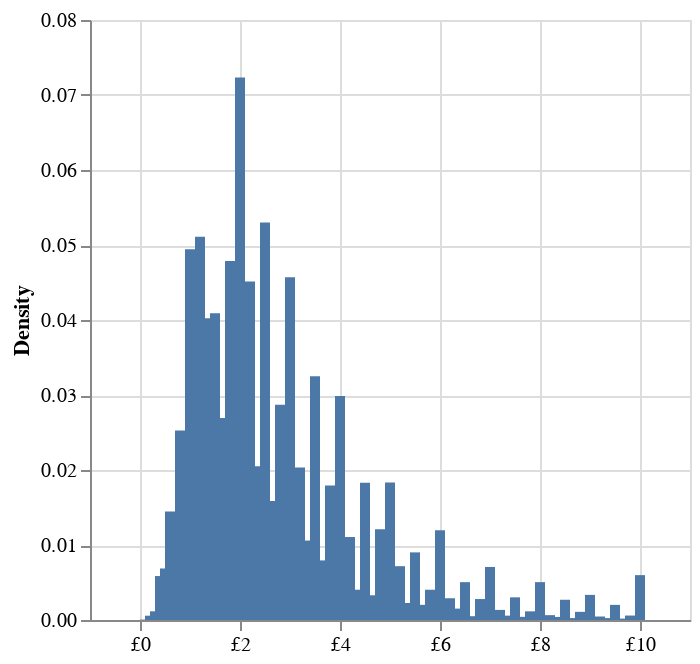

The code cell stored with this chart in its notebook:
### Markdown cell above
Can we display this more intuitively? Let's make a histogram.

Let's show prices in 10p bins from £0-10

### Code cell
# Create a copy of the original DataFrame
hist_df = prices_df.copy()

# Round the 'price' column to 1 decimal place to group prices into rounded intervals
hist_df['rounded_price'] = hist_df['price'].round(1)

# Group by the rounded prices and count the occurrences of each rounded price
hist_df = hist_df.groupby('rounded_price').agg({'price': 'count'}).reset_index()

# Filter out rows where the rounded price is greater than 10
hist_df = hist_df.query("rounded_price <= 10")

# Rename the columns for clarity: 'rounded_price' to 'price', and the count to 'density'
hist_df.columns = ['price', 'density']

# Normalize the density values to calculate the relative frequency (density)
hist_df['density'] = hist_df['density'] / hist_df['density'].sum()

# Create a histogram using Altair
histogram = alt.Chart(hist_df).mark_bar(
    width=5
).encode(
    x=alt.X('price:Q',  title='', axis={"labelExpr": "'£'+datum.value"}),  # Bin the 'price' values into 20 bins
    y=alt.Y('density:Q', title='Density'),  # Plot the normalized density on the y-axis,
    tooltip=['price', 'density']  # Show the 'price' and 'density' values on hover
)

# Display the histogram
histogram

### Figure 1 — Vega-Lite specification as saved in the notebook (floating-point values rounded to 4 significant figures)
{"config": {"view": {"continuousWidth": 300, "continuousHeight": 300}}, "data": {"name": "data-af59082a5ba7af2f6ba15be93d06f5cd"}, "mark": {"type": "bar", "width": 5}, "encoding": {"tooltip": [{"field": "price", "type": "quantitative"}, {"field": "density", "type": "quantitative"}], "x": {"axis": {"labelExpr": "'£'+datum.value"}, "field": "price", "title": "", "type": "quantitative"}, "y": {"field": "density", "title": "Density", "type": "quantitative"}}, "$schema": "https://vega.github.io/schema/vega-lite/v5.20.1.json", "datasets": {"data-af59082a5ba7af2f6ba15be93d06f5cd": [{"price": 0.0, "density": 3.659e-06}, {"price": 0.1, "density": 5.712e-05}, {"price": 0.2, "density": 0.0005734}, {"price": 0.3, "density": 0.001159}, {"price": 0.4, "density": 0.005861}, {"price": 0.5, "density": 0.006869}, {"price": 0.6, "density": 0.01446}, {"price": 0.7, "density": 0.008023}, {"price": 0.8, "density": 0.02527}, {"price": 0.9, "density": 0.01222}, {"price": 1.0, "density": 0.04943}, {"price": 1.1, "density": 0.0156}, {"price": 1.2, "density": 0.05108}, {"price": 1.3, "density": 0.01453}, {"price": 1.4, "density": 0.04024}, {"price": 1.5, "density": 0.04088}, {"price": 1.6, "density": 0.02694}, {"price": 1.7, "density": 0.01376}, {"price": 1.8, "density": 0.04788}, {"price": 1.9, "density": 0.01201}, {"price": 2.0, "density": 0.07233}, {"price": 2.1, "density": 0.01066}, {"price": 2.2, "density": 0.04514}, {"price": 2.3, "density": 0.009616}, {"price": 2.4, "density": 0.02049}, {"price": 2.5, "density": 0.05301}, {"price": 2.6, "density": 0.01588}, {"price": 2.7, "density": 0.004994}, {"price": 2.8, "density": 0.02869}, {"price": 2.9, "density": 0.004621}, {"price": 3.0, "density": 0.04569}, {"price": 3.1, "density": 0.001871}, {"price": 3.2, "density": 0.02034}, {"price": 3.3, "density": 0.006627}, {"price": 3.4, "density": 0.01059}, {"price": 3.5, "density": 0.03252}, {"price": 3.6, "density": 0.007947}, {"price": 3.7, "density": 0.003628}, {"price": 3.8, "density": 0.01793}, {"price": 3.9, "density": 0.004121}, {"price": 4.0, "density": 0.02985}, {"price": 4.1, "density": 0.00365}, {"price": 4.2, "density": 0.01106}, {"price": 4.3, "density": 0.002823}, {"price": 4.4, "density": 0.004038}, {"price": 4.5, "density": 0.01828}, {"price": 4.6, "density": 0.003298}, {"price": 4.7, "density": 0.001519}, {"price": 4.8, "density": 0.01211}, {"price": 4.9, "density": 0.0007651}, {"price": 5.0, "density": 0.01833}, {"price": 5.1, "density": 0.0005018}, {"price": 5.2, "density": 0.007176}, {"price": 5.3, "density": 0.001167}, {"price": 5.4, "density": 0.002265}, {"price": 5.5, "density": 0.009017}, {"price": 5.6, "density": 0.002022}, {"price": 5.7, "density": 0.0005039}, {"price": 5.8, "density": 0.004035}, {"price": 5.9, "density": 0.0001057}, {"price": 6.0, "density": 0.01196}, {"price": 6.1, "density": 0.0002037}, {"price": 6.2, "density": 0.0029}, {"price": 6.3, "density": 0.001519}, {"price": 6.4, "density": 0.0006059}, {"price": 6.5, "density": 0.005046}, {"price": 6.6, "density": 0.0005077}, {"price": 6.7, "density": 0.0001856}, {"price": 6.8, "density": 0.002795}, {"price": 6.9, "density": 0.0001083}, {"price": 7.0, "density": 0.007072}, {"price": 7.1, "density": 0.0001266}, {"price": 7.2, "density": 0.001347}, {"price": 7.3, "density": 4.086e-05}, {"price": 7.4, "density": 0.0005809}, {"price": 7.5, "density": 0.00302}, {"price": 7.6, "density": 0.0004218}, {"price": 7.7, "density": 0.0001661}, {"price": 7.8, "density": 0.001154}, {"price": 7.9, "density": 0.0003468}, {"price": 8.0, "density": 0.005049}, {"price": 8.1, "density": 0.0001417}, {"price": 8.2, "density": 0.0006476}, {"price": 8.3, "density": 0.000102}, {"price": 8.4, "density": 0.0004088}, {"price": 8.5, "density": 0.002699}, {"price": 8.6, "density": 0.0002289}, {"price": 8.7, "density": 0.0002327}, {"price": 8.8, "density": 0.001086}, {"price": 8.9, "density": 8.069e-05}, {"price": 9.0, "density": 0.003348}, {"price": 9.1, "density": 9.574e-05}, {"price": 9.2, "density": 0.000464}, {"price": 9.3, "density": 4.472e-05}, {"price": 9.4, "density": 0.0002543}, {"price": 9.5, "density": 0.002016}, {"price": 9.6, "density": 0.0001848}, {"price": 9.7, "density": 0.0001161}, {"price": 9.8, "density": 0.0005947}, {"price": 9.9, "density": 5.569e-05}, {"price": 10.0, "density": 0.005982}]}}
